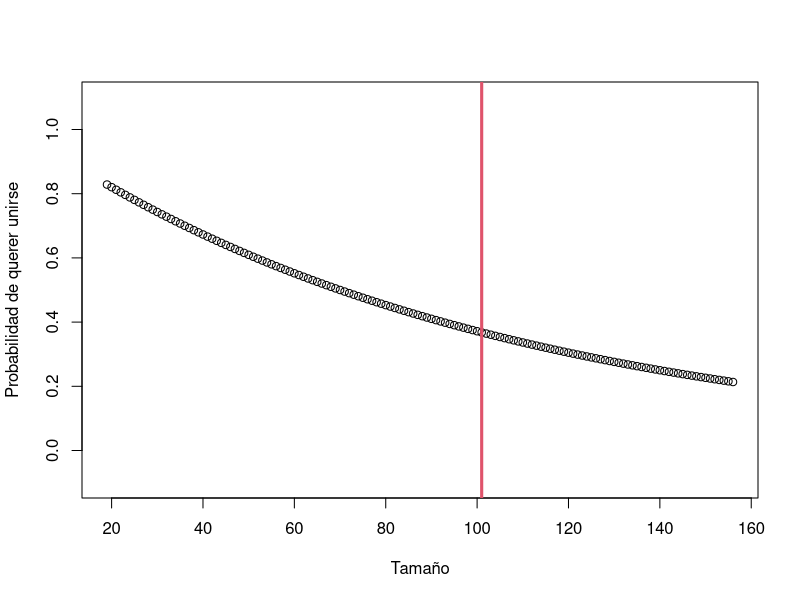

Here is the R script that generated this plot:
k <- 1000
n <- 100000
originales <- rnorm(k)
cumulos <- originales - min(originales) + 1
cumulos <- round(n * cumulos / sum(cumulos))
diferencia <- n - sum(cumulos)
if (diferencia > 0) {
    for (i in 1:diferencia) {
        p <- sample(1:k, 1)
        cumulos[p] <- cumulos[p] + 1
    }
} else if (diferencia < 0) {
    for (i in 1:-diferencia) {
        p <- sample(1:k, 1)
        if (cumulos[p] > 1) {
            cumulos[p] <- cumulos[p] - 1
        }
    }
}
c <- median(cumulos) # tamanio critico de cumulos
d <- sd(cumulos) / 4 # factor arbitrario para suavizar la curva
rotura <- function(x, c, d) {
    return (1 / (1 + exp((c - x) / d)))
}
union <- function(x, c) {
    return (exp(-x / c))
}
png("p8_expvar.png")
low <- min(cumulos)
high <- max(cumulos)
x <- low:high
plot(x, union(x, c), ylim=c(-0.1, 1.1), xlim=c(low, high),
     xlab="Tama\u{00f1}o", ylab="Probabilidad de querer unirse")
abline(v = c, col=2, lwd=3)
graphics.off()
